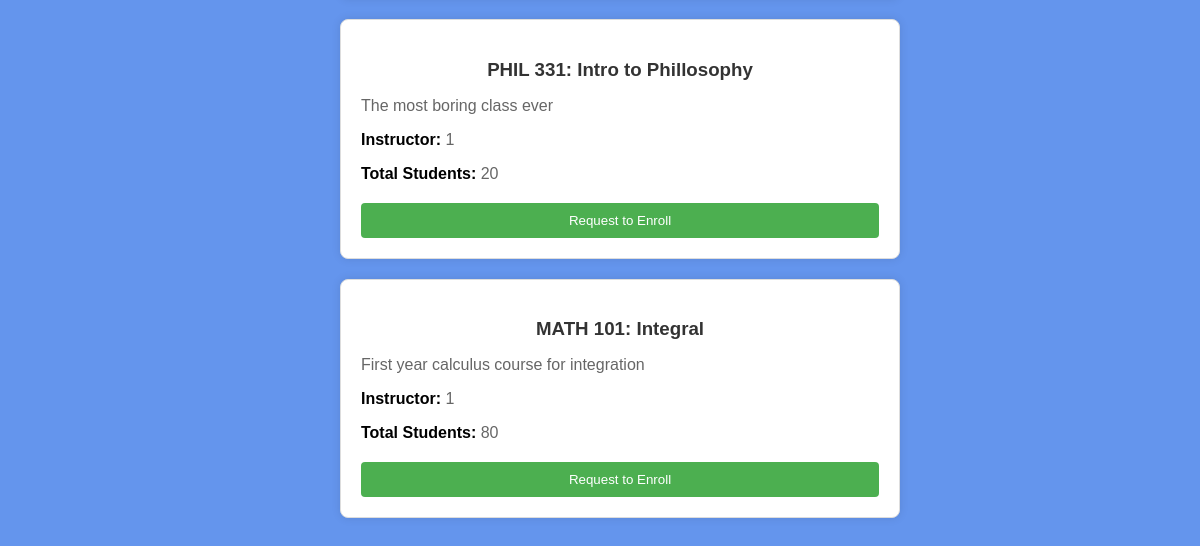
Before: /enroll-courses (lower part) with the older database file.
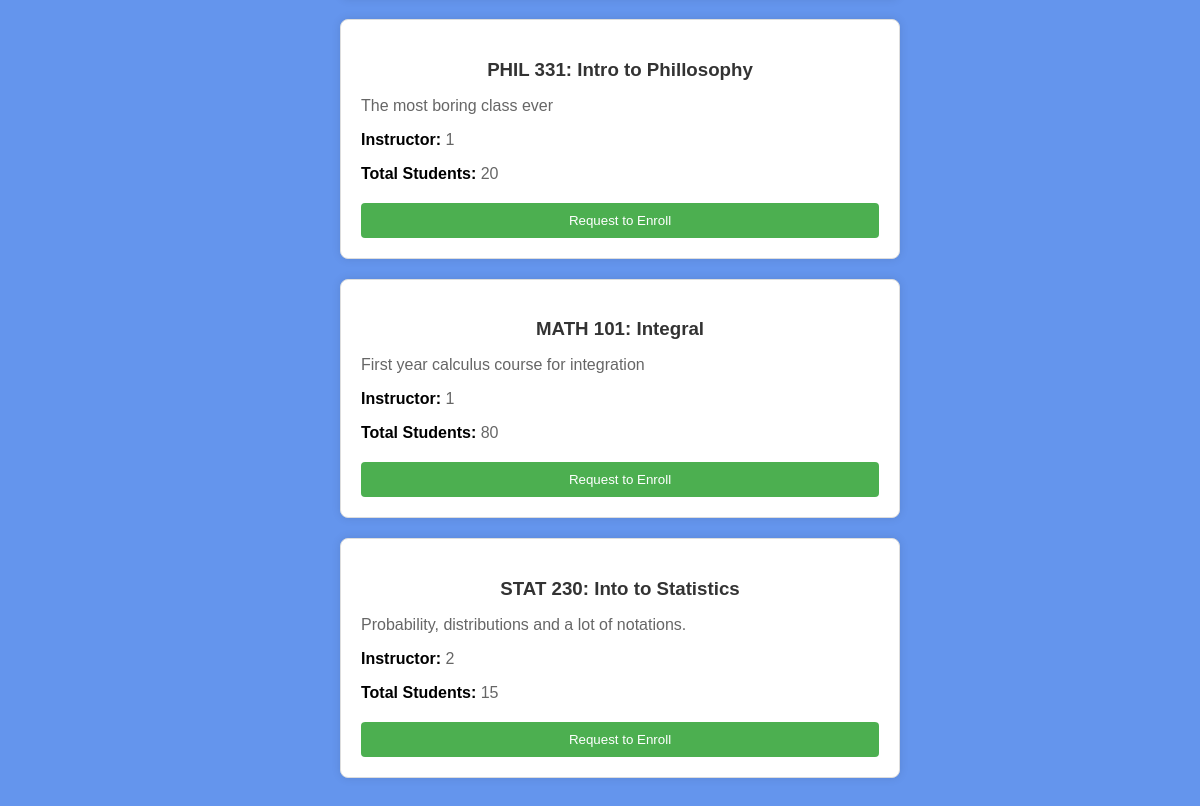
After: the same page with the newer database file.
### website/models.py (models this page shows)
class Course(db.Model):
    __tablename__ = 'courses'
    id = db.Column(db.Integer, primary_key=True)
    course_code = db.Column(db.Integer(), unique = True)
    course_name = db.Column(db.String(150))
    course_limit = db.Column(db.Integer)
    course_desc = db.Column(db.String(1000))
    teacher_id = db.Column(db.Integer, db.ForeignKey('users.id'))

### website/views.py (the view)
@views.route('/enroll-courses')
def display_courses():
    courses = Course.query.all()
    return render_template('enrollCourse.html', user=current_user, courses=courses)

### website/templates/EnrollCourse.html (shortened to what this page needs)
<!DOCTYPE html>
<html lang="en">
<head>
  <link rel="stylesheet" href="../static/css/enrollCourse.css">
</head>
<body>
  <div class="courseList">
    <ul>
      {% for course in courses %}
      <li>
        <div class="course">
          <h3>{{ course.course_code }}: {{ course.course_name }}</h3>
          <p>{{ course.course_desc }}</p>
          <p><strong>Instructor: </strong>{{ course.teacher_id }}</p>
          <p><strong>Total Students: </strong>{{ course.course_limit }}</p>
          <form method="POST" action="{{ url_for('views.createRequest') }}">
            <input type="submit" class="enrollButton" value="Request to Enroll">
          </form>
        </div>
      </li>
      {% endfor %}
    </ul>
  </div>
</body>
</html>

### website/static/css/EnrollCourse.css (style rules this page uses)
body { font-family: 'Arial', sans-serif; margin: 0; padding: 0; background-color: #6495ED; }
.courseList { width: 100%; max-width: 600px; margin: auto; padding: 20px; }
ul { list-style-type: none; }
.course { background: #ffffff; border: 1px solid #ddd; padding: 20px; border-radius: 8px; box-shadow: 0 0 10px rgba(0, 0, 0, 0.1); margin-bottom: 20px; }
.course h3 { color: #333; text-align: center; margin-bottom: 15px; }
.course p { color: #666; margin-bottom: 10px; }
.course p strong { color: #000; }
.enrollButton { background-color: #4CAF50; color: white; width: 100%; text-align: center; border: none; padding: 10px 15px; border-radius: 4px; cursor: pointer; display: block; margin-top: 20px; }

Changed rows visible on the page:
added Course: course_code "STAT 230", course_name "Into to Statistics", course_desc "Probability, distributions and a lot of notations.", teacher_id "2", course_limit "15"
